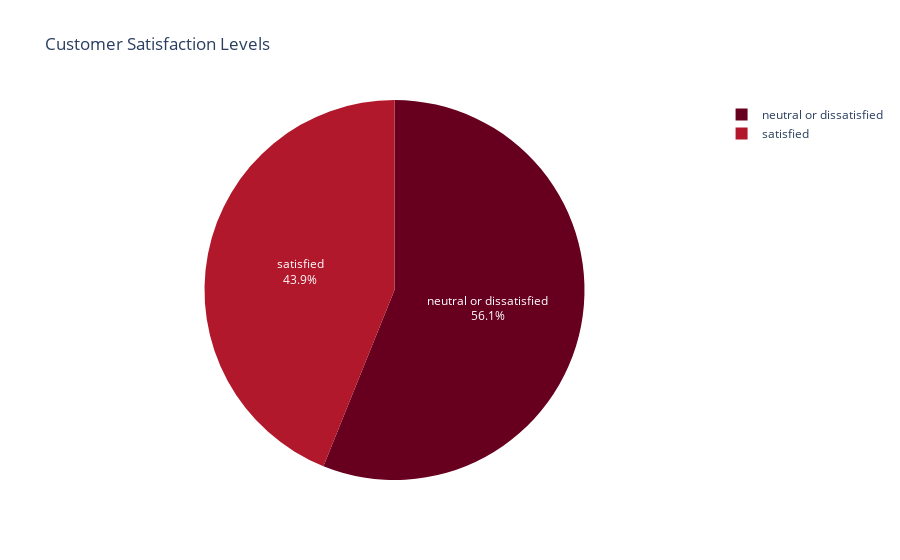

Notebook code for this chart:
### Code cell
import pandas as pd
import plotly.express as px

# Load the data
data = pd.read_csv('Data/Airline_Passenger_Satisfaction.csv')

# Calculate the count of each satisfaction level
satisfaction_counts = data['satisfaction'].value_counts()

# Convert the counts to a DataFrame for Plotly
df_satisfaction = pd.DataFrame({'Satisfaction': satisfaction_counts.index, 'Counts': satisfaction_counts.values})

# Create the pie chart
fig = px.pie(df_satisfaction, values='Counts', names='Satisfaction', title='Customer Satisfaction Levels',
             color_discrete_sequence=px.colors.sequential.RdBu, 
             hover_data={'Counts': True})  # Shows count on hover

# Improve the hover template to show percentages as well
fig.update_traces(textposition='inside', textinfo='percent+label',
                  hovertemplate='Satisfaction: %{label}<br>Count: %{value}<br>Percentage: %{percent}')

# Show the plot
fig.show()

### Figure 1 — Plotly figure (JSON) as saved in the notebook; plotly's stock layout.template omitted (floating-point values rounded to 4 significant figures)
{"data": [{"customdata": [[14573], [11403]], "domain": {"x": [0, 1], "y": [0, 1]}, "hovertemplate": "Satisfaction: %{label}<br>Count: %{value}<br>Percentage: %{percent}", "labels": ["neutral or dissatisfied", "satisfied"], "legendgroup": "", "name": "", "showlegend": true, "textinfo": "percent+label", "textposition": "inside", "type": "pie", "values": [14573, 11403]}], "layout": {"legend": {"tracegroupgap": 0}, "piecolorway": ["rgb(103,0,31)", "rgb(178,24,43)", "rgb(214,96,77)", "rgb(244,165,130)", "rgb(253,219,199)", "rgb(247,247,247)", "rgb(209,229,240)", "rgb(146,197,222)", "rgb(67,147,195)", "rgb(33,102,172)", "rgb(5,48,97)"], "title": {"text": "Customer Satisfaction Levels"}}}
